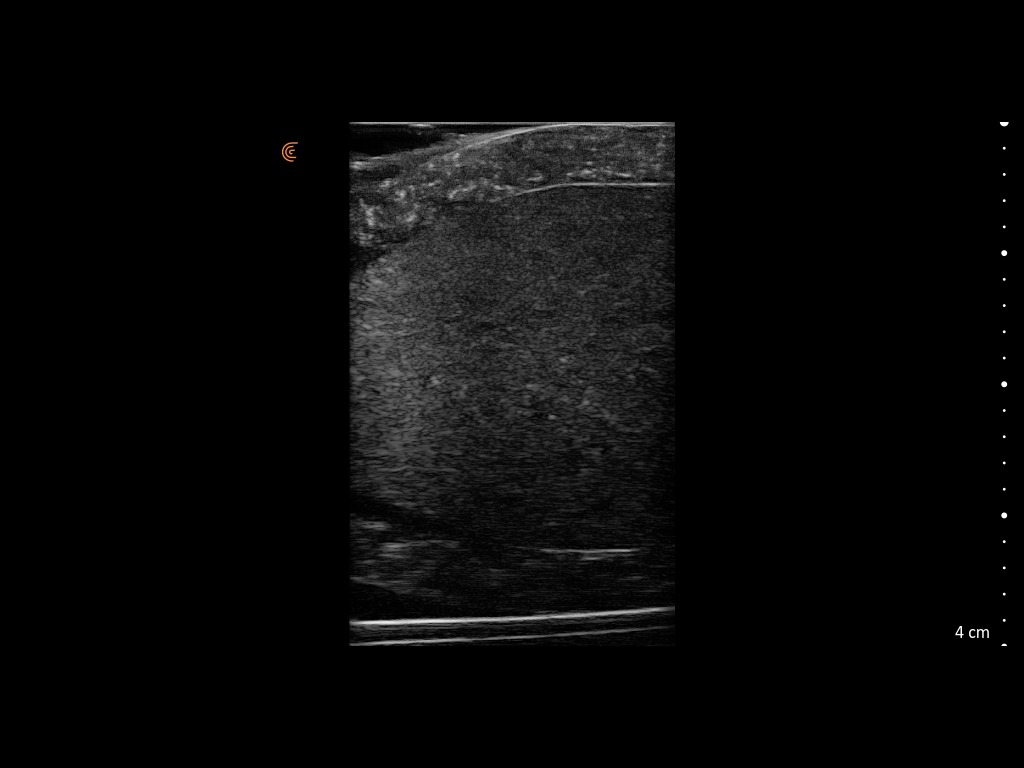
#> input picture PhantomData/Abdomen/capture_109_2026-06-25T18-52-01.jpeg, 1024 x 768 px; its folder holds only this picture in this run
$ python -i preprocessing.py   (imports and definitions only)
#> lines starting #> are read from the running program, lines starting #| are printed output that depends on the picture; after the words box and inside, x2 and y2 are one past the last pixel; in counts of white or black regions, pixels touching at a corner belong together
# imports
import os
import cv2
import subprocess
import numpy as np
from pathlib import Path
from datetime import datetime
from concurrent.futures import ThreadPoolExecutor, as_completed
from statistics import mean


# =============================================================================
# Helper functions
# =============================================================================

# [191 lines left out: functions is_abd, process_frame, process_non_abd, is_blue_tinted, is_MSK, not called in this run]


def get_logo_coords(image):
  """
  Finds and returns the bounding rect coords of the Clarius logo.
  Uses HSV bounds for logo detection.

  Tune the HSV bounds if needed.
  hue: 0-15 (red-orange), saturation: 10-255, value: 10-255
  """
  hsv = cv2.cvtColor(image, cv2.COLOR_BGR2HSV)
  lower = np.array([0, 10, 10], dtype = np.uint8)
  upper = np.array([15, 255, 255], dtype = np.uint8)
  logo_mask = cv2.inRange(hsv, lower, upper).astype(bool)

  coords = cv2.findNonZero(logo_mask.astype(np.uint8))
  if coords is None:
    return None
  return cv2.boundingRect(coords)


def compute_fan_mask(reference_path):
  """
  Computes a filled fan mask and bounding rect from reference image.
  Returns a boolean mask (fan_mask_bool, x, y, w, h).
  """

  ref = cv2.imread(str(reference_path))
#> ref is the input picture: shape (768, 1024, 3); mean B, G, R 8.3, 8.3, 8.3
  if ref is None:
    raise ValueError(f"Could not load reference image: {reference_path}")

  h, w = ref.shape[:2]
#> h = 768; w = 1024
  ref_clean = ref.copy()

  # remove logo
  logo_coords = get_logo_coords(ref_clean)
#> in get_logo_coords, `hsv = cv2.cvtColor(image, cv2.COLOR_BGR2HSV)`: hsv: shape (768, 1024, 3); mean H, S, V 0.1, 0.4, 8.3
#> in get_logo_coords, `logo_mask = cv2.inRange(hsv, lower, upper).astype(bool)`:
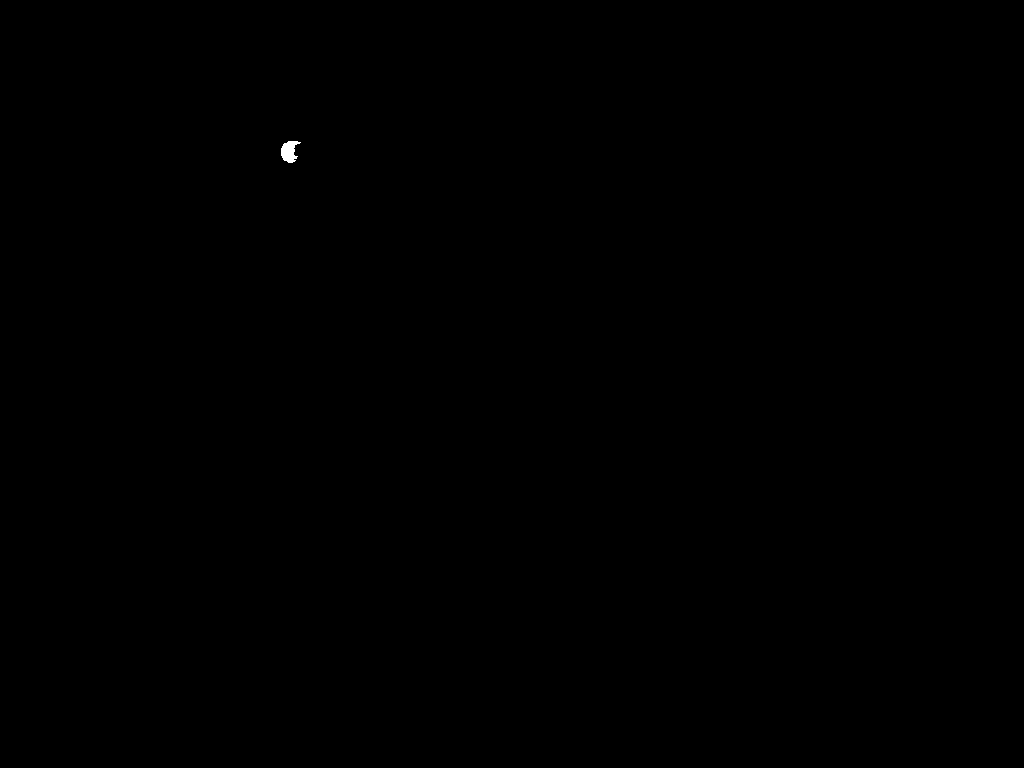
#> logo_mask: shape (768, 1024) bool; 0.04% white; 1 white region, box (x1, y1, x2, y2) and area: (281, 141, 301, 163) 281
#> in get_logo_coords, `coords = cv2.findNonZero(logo_mask.astype(np.uint8))`: coords = contour of 281 points, box (x1, y1, x2, y2) (281, 141, 301, 163), area 24
#> logo_coords = (281, 141, 20, 22)
  if logo_coords is not None:
    lx, ly, lw, lh = logo_coords
#> lx = 281; ly = 141; lw = 20; lh = 22
    ref_clean[ly:ly+lh, lx:lx+lw] = 0
#> ref_clean: shape (768, 1024, 3); 0.05% of pixels changed, all inside (x1, y1, x2, y2) = (281, 141, 301, 163)

  # zero out ruler on the right (scan columns from right until bright pixels found)
  gray_right = cv2.cvtColor(ref_clean, cv2.COLOR_BGR2GRAY)
  ruler_col = w  # default: no ruler found
#> ruler_col = 1024
  for col in range(w - 1, int(w * 0.7), -1):
    if (gray_right[:, col] > 200).sum() > 5:
      ruler_col = col
      break
  ref_clean[:, max(0, ruler_col - 20):] = 0
#> ref_clean: shape (768, 1024, 3); mean B, G, R 8.2, 8.2, 8.2

  # threshold to find fan region
  gray_clean = cv2.cvtColor(ref_clean, cv2.COLOR_BGR2GRAY)
  _, binary = cv2.threshold(gray_clean, 5, 255, cv2.THRESH_BINARY)
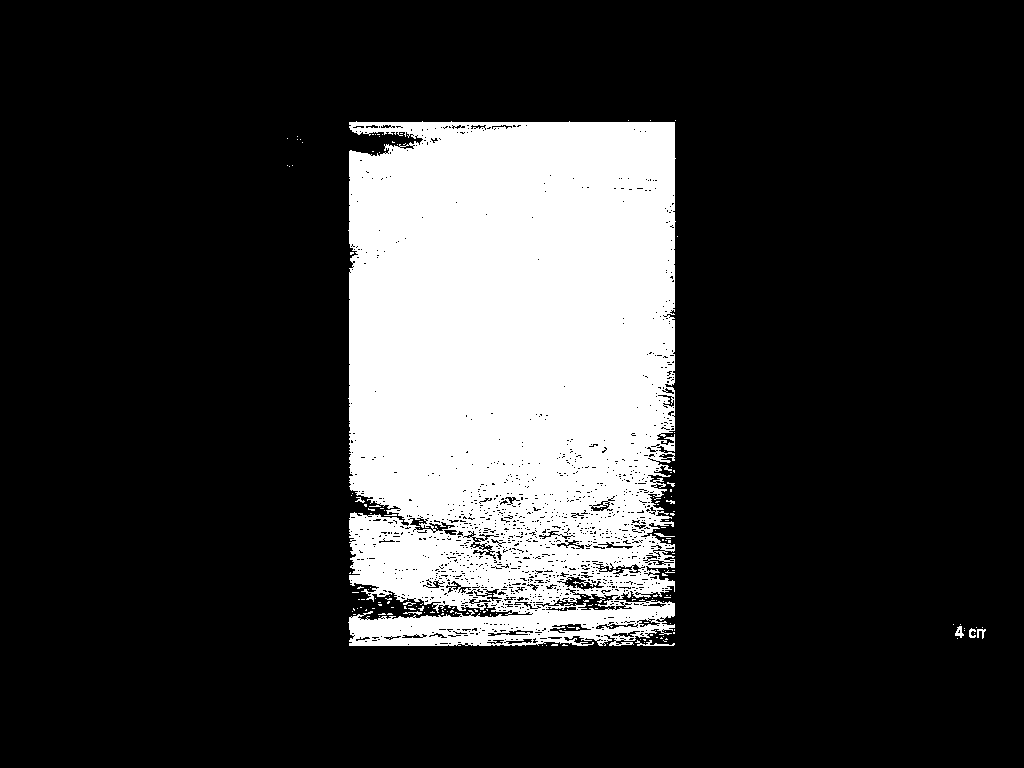
#> binary: shape (768, 1024); 19.9% white; 175 white regions (165 under 20 px)

  # find largest contour — this is the fan
  contours, _ = cv2.findContours(binary, cv2.RETR_EXTERNAL, cv2.CHAIN_APPROX_SIMPLE)
#> contours = 155 contours, 150 with area under 20; largest, box (x1, y1, x2, y2) and area: (348, 121, 676, 646) 161041, (955, 626, 964, 638) 48, (635, 640, 675, 646) 40, (977, 629, 986, 639) 24, (969, 628, 976, 638) 24
  if not contours:
    raise ValueError(f"Could not detect fan contour in reference image: {reference_path}")

  largest = max(contours, key=cv2.contourArea)
#> largest = contour of 1879 points, box (x1, y1, x2, y2) (348, 121, 676, 646), area 161041
  x, y, bw, bh = cv2.boundingRect(largest)
#> x = 348; y = 121; bw = 328; bh = 525

  # build filled fan mask (True inside the fan contour)
  fan_mask = np.zeros((h, w), dtype=np.uint8)
  cv2.drawContours(fan_mask, [largest], -1, 255, thickness=cv2.FILLED)
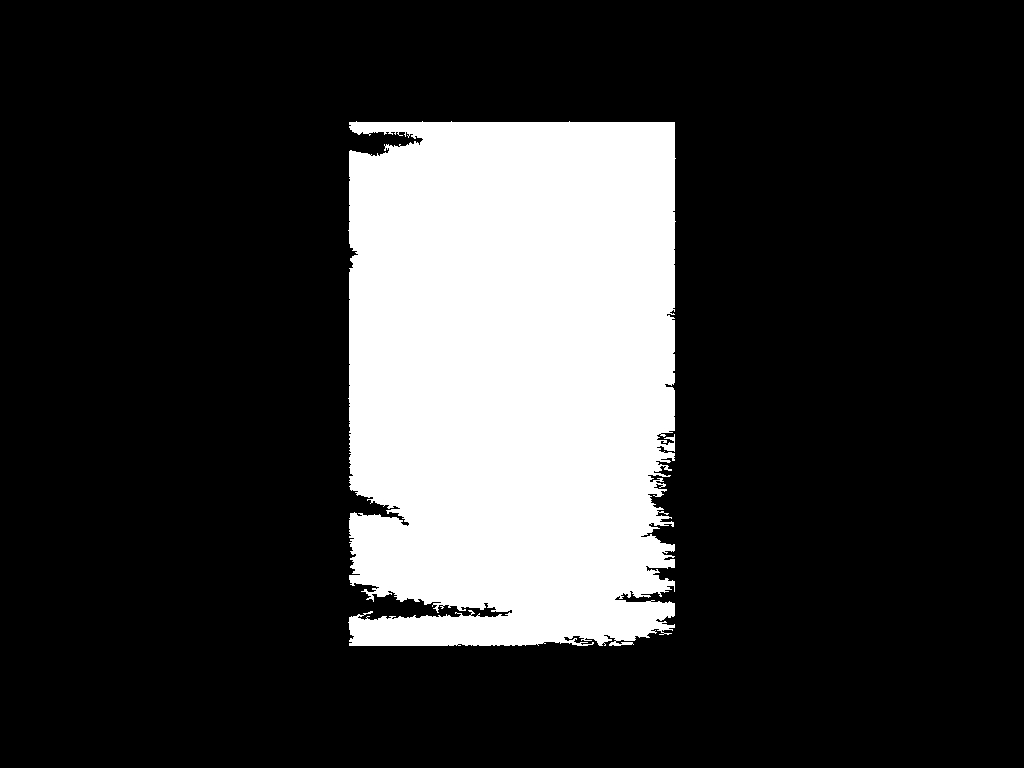
#> fan_mask: shape (768, 1024); 20.7% white; 1 white region, box (x1, y1, x2, y2) and area: (348, 121, 676, 646) 163045

  print(f"Fan mask computed from {reference_path}: bounding rect x={x}, y={y}, w={bw}, h={bh}")
#| Fan mask computed from ../../../PhantomData/Abdomen/capture_109_2026-06-25T18-52-01.jpeg: bounding rect x=348, y=121, w=328, h=525
  return fan_mask.astype(bool), x, y, bw, bh


# [158 lines left out: functions process_abd_frame, process_abd, not called in this run]


# =============================================================================
# Bad contact cropping
# Removes bad-contact artifact regions on the left/right edges of non-abd images or video frames.
# Operates on already cropped files, intended to further crop selected frames from videos.
# =============================================================================

CONTENT_THRESHOLD = 175  # tune if needed — real content has 400+, bad contact has <100

# [70 lines left out: functions crop_frame_contacts, crop_contact_images, not called in this run]

>>> result = compute_fan_mask('../../../PhantomData/Abdomen/capture_109_2026-06-25T18-52-01.jpeg')
#> result = 5 items

$ run again, on PhantomData/Abdomen/capture_120_2026-06-25T18-52-08.jpeg
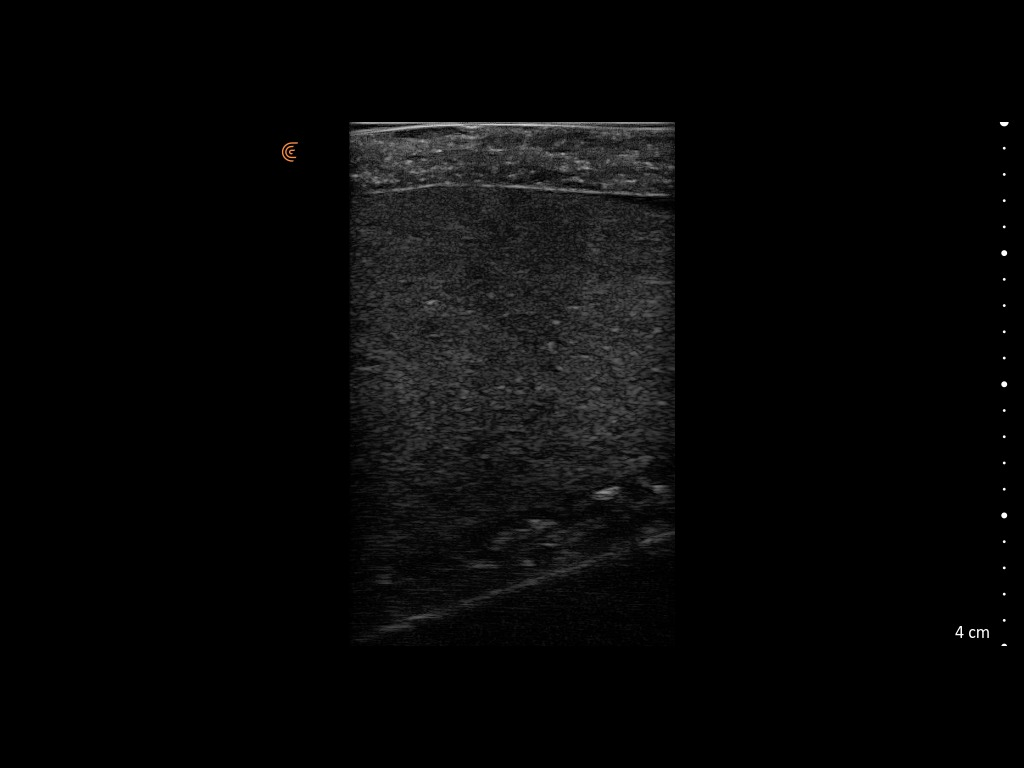
#> input picture PhantomData/Abdomen/capture_120_2026-06-25T18-52-08.jpeg, 1024 x 768 px
#> in compute_fan_mask, ref is the input picture: shape (768, 1024, 3); mean B, G, R 7.1, 7.1, 7.1
#> hsv: shape (768, 1024, 3); mean H, S, V 0.1, 0.4, 7.1
#> logo_mask: shape (768, 1024) bool; 0.04% white; 1 white region, box (x1, y1, x2, y2) and area: (281, 141, 301, 163) 281
#> coords = contour of 281 points, box (x1, y1, x2, y2) (281, 141, 301, 163), area 24
#> logo_coords = (281, 141, 20, 22)
#> lx = 281; ly = 141; lw = 20; lh = 22
#> in compute_fan_mask, `_, binary = cv2.threshold(gray_clean, 5, 255, cv2.THRESH_BINARY)`:
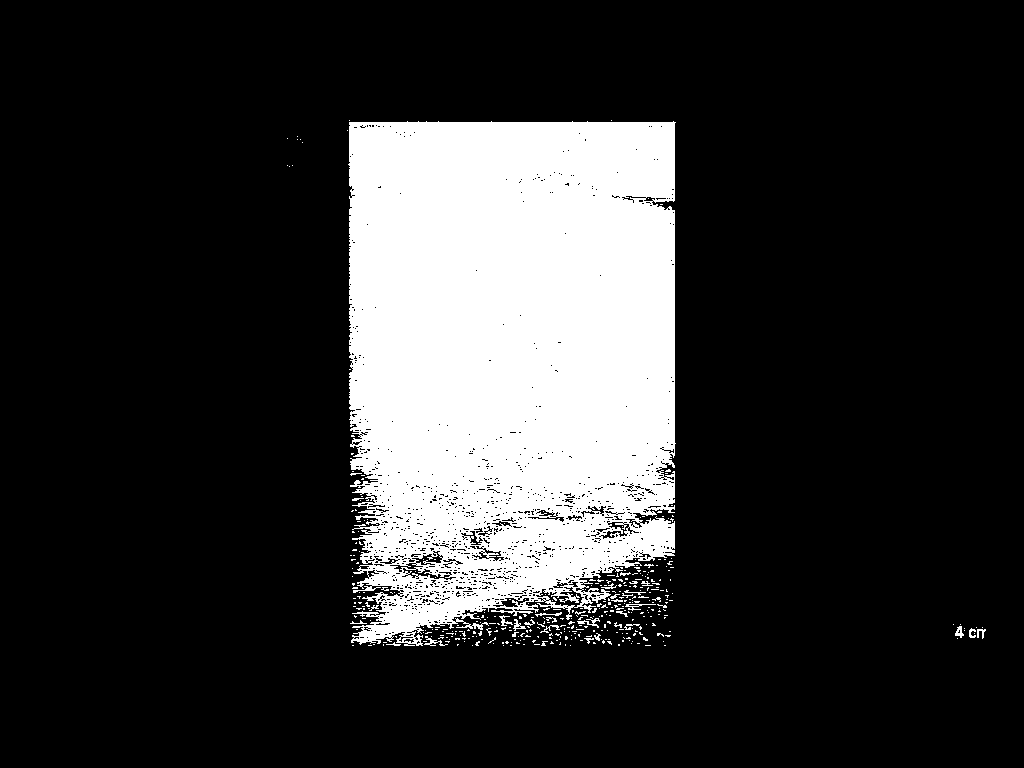
#> binary: shape (768, 1024); 19.3% white; 404 white regions (376 under 20 px)
#> contours = 391 contours, 381 with area under 20; largest, box (x1, y1, x2, y2) and area: (348, 121, 676, 646) 152400, (955, 626, 964, 638) 48, (513, 619, 526, 631) 42, (577, 618, 600, 628) 41, (625, 604, 656, 611) 34
#> largest = contour of 1768 points, box (x1, y1, x2, y2) (348, 121, 676, 646), area 152400
#> x = 348; y = 121; bw = 328; bh = 525
#> in compute_fan_mask, `cv2.drawContours(fan_mask, [largest], -1, 255, thickness=cv2.FILLED)`:
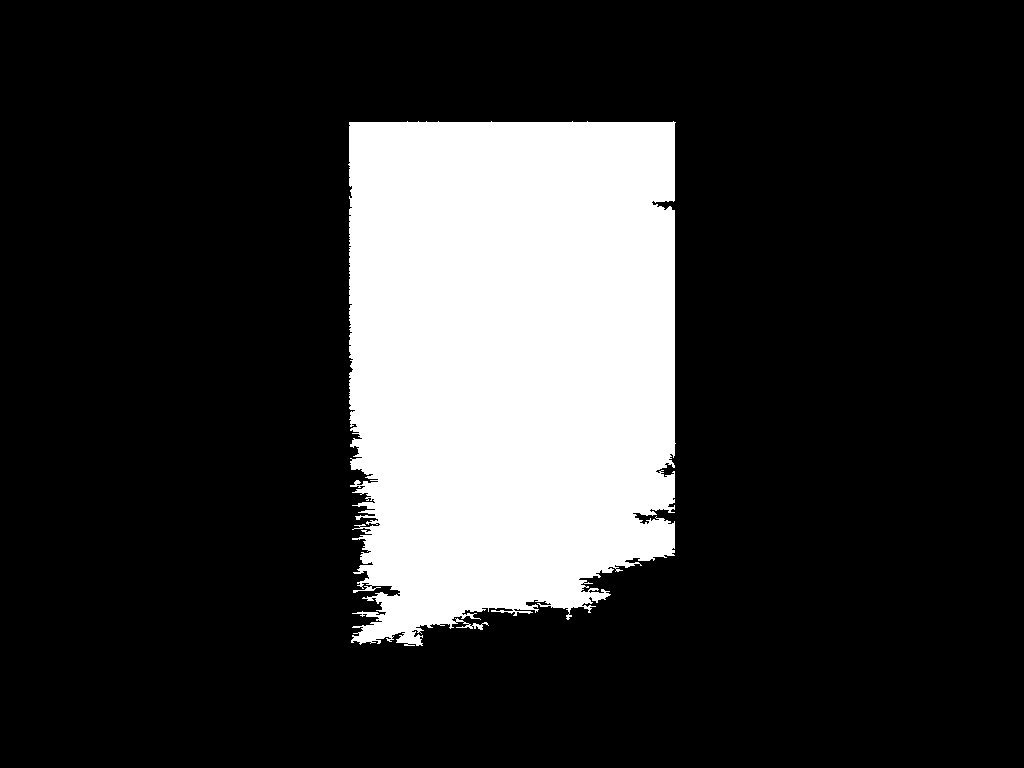
#> fan_mask: shape (768, 1024); 19.6% white; 1 white region, box (x1, y1, x2, y2) and area: (348, 121, 676, 646) 154302
#| Fan mask computed from ../../../PhantomData/Abdomen/capture_120_2026-06-25T18-52-08.jpeg: bounding rect x=348, y=121, w=328, h=525
#> result = 5 items
